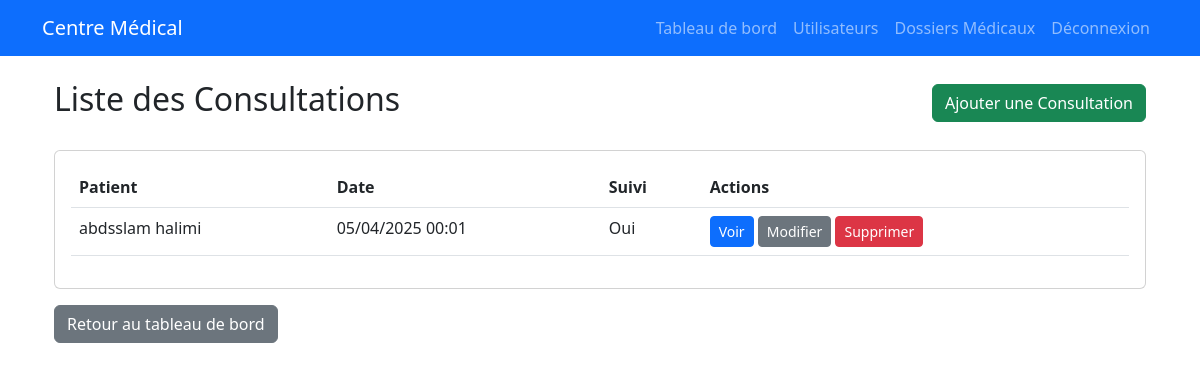
Screenshot of /accounts/consultations/ (signed in) with the database file from the repository.
### accounts/models.py (models this page shows, shortened)
class Consultation(models.Model):
        patient = models.ForeignKey('Patient', on_delete=models.CASCADE, related_name='consultations')
        professional = models.ForeignKey(settings.AUTH_USER_MODEL, on_delete=models.SET_NULL, null=True)
        date = models.DateTimeField(auto_now_add=True)
        encrypted_notes = models.BinaryField()
        abe_policy = models.TextField()
        follow_up_required = models.BooleanField(default=False)

class Patient(models.Model):
    user = models.OneToOneField(
        settings.AUTH_USER_MODEL,
        on_delete=models.CASCADE,
        related_name='patient_profile'
    )
    date_of_birth = models.DateField()
    blood_type = models.CharField(max_length=3)
    encrypted_insurance = models.BinaryField()

class User(AbstractUser):
    ROLE_CHOICES = (
        ('ADMIN', 'Administrateur'),
        ('MEDECIN', 'Médecin'),
        ('PATIENT', 'Patient'),
        ('RADIOLOGUE', 'Radiologue'),
        ('LABORANTIN', 'Laborantin'),
        ('PRATICIEN', 'Praticien de santé'),
    )
    email = models.EmailField(unique=True)
    role = models.CharField(max_length=15, choices=ROLE_CHOICES, default='PATIENT')
    created_by = models.ForeignKey('self', on_delete=models.SET_NULL, null=True, blank=True, related_name='created_users')
    USERNAME_FIELD = 'email'
    REQUIRED_FIELDS = []
    objects = UserManager()
    @property
    def is_admin(self):
        return self.role == 'ADMIN'
    @property
    def is_medecin(self):
        return self.role == 'MEDECIN'
    @property
    def is_patient(self):
        return self.role == 'PATIENT'

### accounts/views.py (the view, shortened to what this page needs)
# urls.py: path('consultations/', views.ConsultationListView.as_view(), name='consultation_list'),
class ConsultationListView(UserPassesTestMixin, ListView):
    model = Consultation
    template_name = 'accounts/consultation_list.html'
    context_object_name = 'consultations'
    def get_queryset(self):
        queryset = Consultation.objects.filter(patient__user=self.request.user) if self.request.user.is_patient else Consultation.objects.all()
        form = self.search_form
        return queryset
    def test_func(self):
        return self.request.user.is_authenticated and (self.request.user.is_medecin or self.request.user.is_admin or self.request.user.is_praticien)
    def get_context_data(self, **kwargs):
        context = super().get_context_data(**kwargs)
        context['search_form'] = self.search_form
        return context
    def dispatch(self, request, *args, **kwargs):
        from .forms_search import ConsultationSearchForm
        self.search_form = ConsultationSearchForm(request.GET or None)
        return super().dispatch(request, *args, **kwargs)

### accounts/templates/accounts/consultation_list.html
{% extends 'base.html' %}
{% block content %}
<div class="container mt-4">
    <div class="d-flex justify-content-between align-items-center mb-4">
        <h2>Liste des Consultations</h2>
        <a href="{% url 'consultation_create' %}" class="btn btn-success">
            Ajouter une Consultation
        </a>
    </div>
    <div class="card">
        <div class="card-body">
            <table class="table">
                <thead>
                    <tr>
                        <th>Patient</th>
                        <th>Date</th>
                        <th>Suivi</th>
                        <th>Actions</th>
                    </tr>
                </thead>
                <tbody>
                    {% for consultation in consultations %}
                    <tr>
                        <td>{{ consultation.patient.user.get_full_name|default:consultation.patient.user.email }}</td>
                        <td>{{ consultation.date|date:"d/m/Y H:i" }}</td>
                        <td>{{ consultation.follow_up_required|yesno:"Oui,Non" }}</td>
                        <td>
                            <a href="{% url 'consultation_detail' consultation.id %}" class="btn btn-sm btn-primary">Voir</a>
                            <a href="{% url 'consultation_update' consultation.id %}" class="btn btn-sm btn-secondary">Modifier</a>
                            <a href="{% url 'consultation_delete' consultation.id %}" class="btn btn-sm btn-danger">Supprimer</a>
                        </td>
                    </tr>
                    {% empty %}
                    <tr>
                        <td colspan="4" class="text-center">Aucune consultation trouvée</td>
                    </tr>
                    {% endfor %}
                </tbody>
            </table>
        </div>
    </div>
    <div class="mt-3">
        <a href="{% url 'dashboard' %}" class="btn btn-secondary">Retour au tableau de bord</a>
    </div>
</div>
{% endblock %}

### rows the page displays
Consultation: patient.user.get_full_name "abdsslam halimi", date "05/04/2025 00:01", follow_up_required "Oui"
